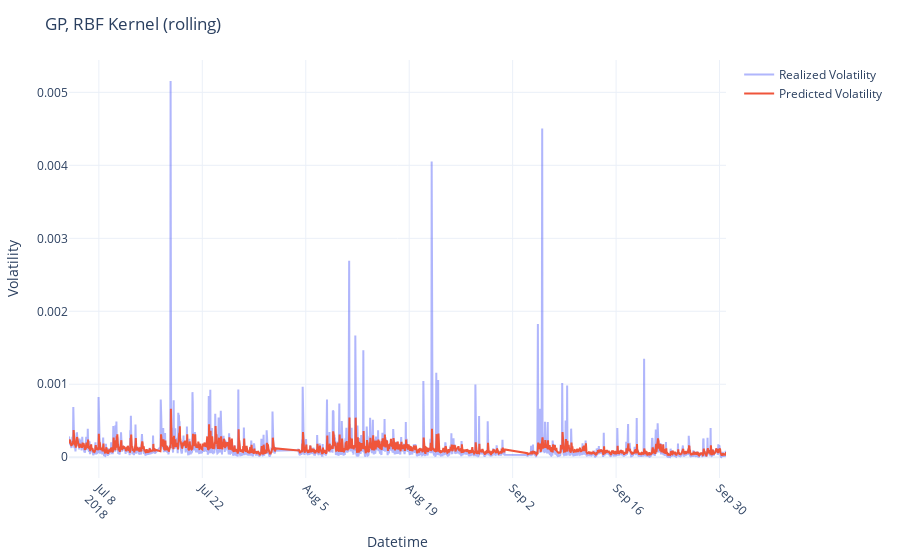

The notebook cell saved with this chart:
### Code cell
plot_preds(preds_dataframe=RBF_rolling_preds,
           model_name="GP, RBF Kernel",
           test_vols=test_vols,
           pred_type="rolling",
           naive=False)

### Figure 1 — Plotly figure (JSON) as saved in the notebook; plotly's stock layout.template omitted (floating-point values rounded to 4 significant figures; data arrays with more than 128 entries replaced by an {"elided": "..."} marker saying what was removed)
{"data": [{"mode": "lines", "name": "Realized Volatility", "opacity": 0.5, "type": "scatter", "x": {"elided": "1958 str values"}, "y": {"elided": "1958 float values"}}, {"mode": "lines", "name": "Predicted Volatility", "type": "scatter", "x": {"elided": "1958 str values"}, "y": {"elided": "1958 float values"}}], "layout": {"autosize": true, "margin": {"b": 60, "l": 60, "r": 30, "t": 60}, "title": {"text": "GP, RBF Kernel (rolling)"}, "xaxis": {"autorange": true, "nticks": 10, "range": ["2018-07-03 23:00", "2018-09-30 21:00"], "tickangle": 45, "title": {"text": "Datetime"}, "type": "date"}, "yaxis": {"autorange": true, "range": [-0.0002843, 0.005443], "title": {"text": "Volatility"}, "type": "linear"}}}
